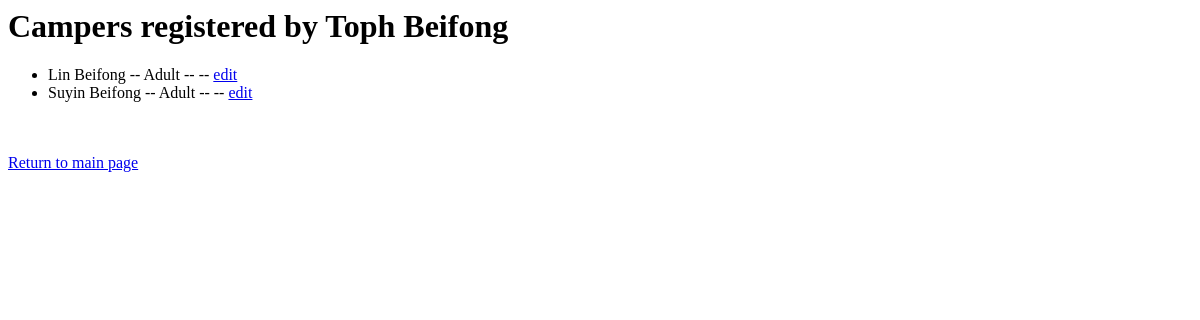
Before: /1/ with the older database file.
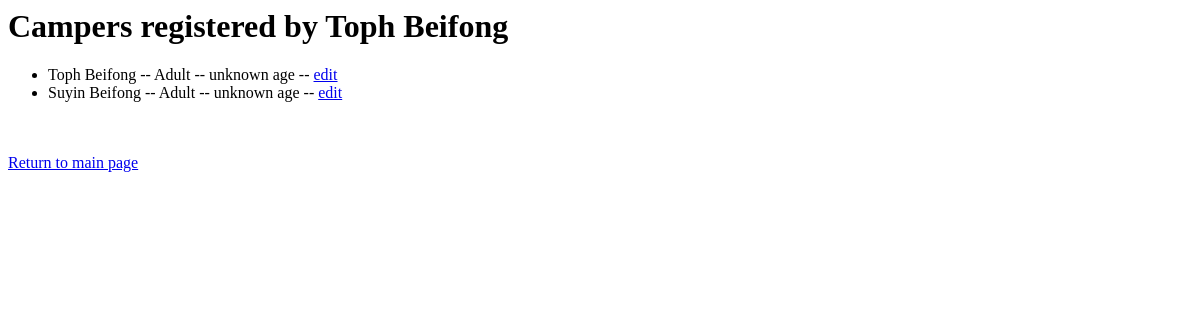
After: the same page with the newer database file.
### my_app/models.py (models this page shows, shortened)
class Camper(models.Model):
    registrant = models.ForeignKey(Registrant)  # recursion
    first_name = models.CharField(max_length=50)
    last_name = models.CharField(max_length=50)
    under_18 = models.BooleanField()
    dob = models.DateField(null=True, blank=True)

class Attendance(models.Model):  # i.e. Campers by year
    event_year = models.ForeignKey(EventYear)
    camper = models.ForeignKey(Camper)  # recursion
    grade = models.IntegerField(null=True, blank=True)
    def age_at_start(self):
        try:
            return int(self.event_year.get_year()) - int(self.camper.dob.year)
        except:
            return "unknown age"

class EventYear(models.Model):
    start_date = models.DateField()
    end_date = models.DateField()
    def get_year(self):
        return int(self.start_date.year)

### my_app/views.py (the view)
# urls.py: url(r'(?P<registrant_id>[0-9]+)/$', views.detail, name='detail'),
def detail(request, registrant_id):
    registrant = get_object_or_404(Registrant, pk=registrant_id)
    return render(request, 'seabeck_draft/detail.html', {'registrant': registrant})

### my_app/templates/seabeck_draft/detail.html (shortened to what this page needs)
<h1>Campers registered by {{ registrant.first_name }} {{ registrant.last_name }}</h1>
<ul>
    {% for camper in registrant.camper_set.all %}
        <li>{{ camper.first_name }} {{ camper.last_name }} --
            {% if camper.under_18 == True %}
                Child
            {%  else%}
                Adult
            {% endif %}
            --
            {% for a in camper.attendance_set.all %}
                {% if forloop.last %}
                    {{ a.age_at_start }}
                {% endif %}
            {% endfor %}
            --
        <a href="/edit_camper/{{ camper.id }}">edit</a>
        </li>
    {% endfor %}
</ul>
<a href="/">Return to main page</a>

Changed rows visible on the page:
changed Camper: first_name "Lin" → "Toph"
added Attendance: age_at_start "unknown age", shown under Camper "Toph"
added Attendance: age_at_start "unknown age", shown under Camper "Suyin"
